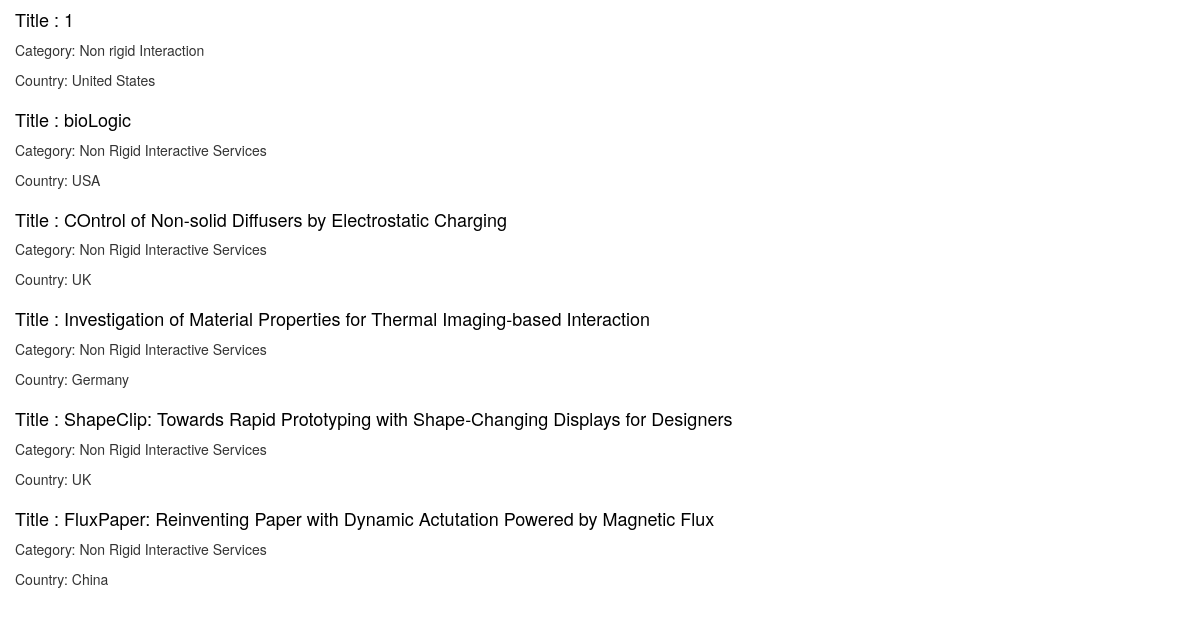
The page /datagallery/ on the database its author committed.
### visualizePaper/models.py (models this page shows, shortened)
class Data(models.Model):
	title = models.CharField(max_length=50)
	category = models.CharField(max_length=50)
	location = models.CharField(max_length=50)
	published_date = models.DateTimeField(
			blank=True, null=True)

### visualizePaper/views.py (the view)
# urls.py: url(r'^datagallery/$', views.Data_Gallery, name='Data_Gallery'),
def Data_Gallery(request):
	data=Data.objects.filter(published_date__lte=timezone.now()).order_by('published_date')
	return render(request, 'visualizePaper/Data_Gallery.html',{'data':data})

### visualizePaper/templates/visualizePaper/Data_Gallery.html (shortened to what this page needs)
{% load staticfiles %}
<!DOCTYPE html>
<html>
<head>
	<link rel="stylesheet" href="//maxcdn.bootstrapcdn.com/bootstrap/3.2.0/css/bootstrap.min.css">
	<link rel="stylesheet" href="//maxcdn.bootstrapcdn.com/bootstrap/3.2.0/css/bootstrap-theme.min.css">
	<link rel="stylesheet" href="{% static 'css/visualizePaper.css' %}">
</head>
<body>
	{% for data in data %}
	<div class="container">
	<div class="row">
		<h4> Title : {{ data.title }} </h4>
		<p> Category: {{ data.category }}</p>
		<p>Country: {{ data.location }}</p>
	</div>
	</div>
	{% endfor %}
</body>
</html>

### visualizePaper/static/css/visualizePaper.css (style rules this page uses)
h4 { color: black; }

### rows shown on the page
Data: title "1", category "Non rigid Interaction", location "United States"
Data: title "bioLogic", category "Non Rigid Interactive Services", location "USA"
Data: title "COntrol of Non-solid Diffusers by Electrostatic Charging", category "Non Rigid Interactive Services", location "UK"
Data: title "Investigation of Material Properties for Thermal Imaging-based Interaction", category "Non Rigid Interactive Services", location "Germany"
Data: title "ShapeClip: Towards Rapid Prototyping with Shape-Changing Displays for Designers", category "Non Rigid Interactive Services", location "UK"
Data: title "FluxPaper: Reinventing Paper with Dynamic Actutation Powered by Magnetic Flux", category "Non Rigid Interactive Services", location "China"
